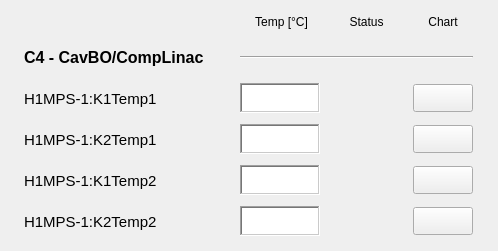
   <widget class="QWidget" name="scrollAreaWidgetContents_19">
    <property name="geometry">
     <rect>
      <x>0</x>
      <y>0</y>
      <width>498</width>
      <height>251</height>
     </rect>
    </property>
    <widget class="QWidget" name="layoutWidget">
     <property name="geometry">
      <rect>
       <x>9</x>
       <y>10</y>
       <width>481</width>
       <height>231</height>
      </rect>
     </property>
     <layout class="QGridLayout" name="gridLayout_5">
      <item row="0" column="1">
       <widget class="PyDMLabel" name="PyDMLabel_56">
        <property name="minimumSize">
         <size>
          <width>0</width>
          <height>24</height>
         </size>
        </property>
        <property name="maximumSize">
         <size>
          <width>16777215</width>
          <height>24</height>
         </size>
        </property>
        <property name="toolTip">
         <string/>
        </property>
        <property name="text">
         <string> Temp [°C]</string>
        </property>
        <property name="alignment">
         <set>Qt::AlignCenter</set>
        </property>
       </widget>
      </item>
      <item row="0" column="2">
       <widget class="PyDMLabel" name="PyDMLabel_57">
        <property name="toolTip">
         <string/>
        </property>
        <property name="text">
         <string>Status</string>
        </property>
        <property name="alignment">
         <set>Qt::AlignCenter</set>
        </property>
       </widget>
      </item>
      <item row="0" column="3">
       <widget class="PyDMLabel" name="PyDMLabel_115">
        <property name="toolTip">
         <string/>
        </property>
        <property name="text">
         <string>Chart</string>
        </property>
        <property name="alignment">
         <set>Qt::AlignCenter</set>
        </property>
       </widget>
      </item>
      <item row="1" column="0">
       <widget class="PyDMLabel" name="PyDMLabel_116">
        <property name="minimumSize">
         <size>
          <width>195</width>
          <height>35</height>
         </size>
        </property>
        <property name="maximumSize">
         <size>
          <width>160</width>
          <height>16777215</height>
         </size>
        </property>
        <property name="font">
         <font>
          <pointsize>12</pointsize>
          <weight>75</weight>
          <bold>true</bold>
         </font>
        </property>
        <property name="toolTip">
         <string/>
        </property>
        <property name="text">
         <string>C4 - CavBO/CompLinac</string>
        </property>
       </widget>
      </item>
      <item row="1" column="1" colspan="3">
       <widget class="Line" name="line_12">
        <property name="sizeIncrement">
         <size>
          <width>0</width>
          <height>0</height>
         </size>
        </property>
        <property name="baseSize">
         <size>
          <width>0</width>
          <height>0</height>
         </size>
        </property>
        <property name="autoFillBackground">
         <bool>false</bool>
        </property>
        <property name="frameShadow">
         <enum>QFrame::Sunken</enum>
        </property>
        <property name="lineWidth">
         <number>1</number>
        </property>
        <property name="midLineWidth">
         <number>0</number>
        </property>
        <property name="orientation">
         <enum>Qt::Horizontal</enum>
        </property>
       </widget>
      </item>
      <item row="2" column="1">
       <widget class="PyDMLabel" name="PyDMLabel_69">
        <property name="enabled">
         <bool>true</bool>
        </property>
        <property name="minimumSize">
         <size>
          <width>80</width>
          <height>30</height>
         </size>
        </property>
        <property name="maximumSize">
         <size>
          <width>80</width>
          <height>30</height>
         </size>
        </property>
        <property name="toolTip">
         <string/>
        </property>
        <property name="accessibleDescription">
         <string/>
        </property>
        <property name="layoutDirection">
         <enum>Qt::LeftToRight</enum>
        </property>
        <property name="autoFillBackground">
         <bool>false</bool>
        </property>
        <property name="styleSheet">
         <string notr="true">background-color: qlineargradient(spread:pad, x1:0, y1:0, x2:1, y2:1, stop:0 rgba(255, 255, 255, 255), stop:1 rgba(255, 255, 255, 255));</string>
        </property>
        <property name="frameShape">
         <enum>QFrame::WinPanel</enum>
        </property>
        <property name="frameShadow">
         <enum>QFrame::Sunken</enum>
        </property>
        <property name="alignment">
         <set>Qt::AlignRight|Qt::AlignTrailing|Qt::AlignVCenter</set>
        </property>
        <property name="channel" stdset="0">
         <string>LA-CN:H1MPS-1:K1Temp1</string>
        </property>
       </widget>
      </item>
      <item row="2" column="2">
       <widget class="QLed" name="ledk1temp1">
        <property name="enabled">
         <bool>true</bool>
        </property>
        <property name="sizePolicy">
         <sizepolicy hsizetype="Maximum" vsizetype="Maximum">
          <horstretch>0</horstretch>
          <verstretch>0</verstretch>
         </sizepolicy>
        </property>
        <property name="minimumSize">
         <size>
          <width>51</width>
          <height>35</height>
         </size>
        </property>
        <property name="maximumSize">
         <size>
          <width>51</width>
          <height>35</height>
         </size>
        </property>
        <property name="toolTip">
         <string/>
        </property>
        <property name="state">
         <bool>false</bool>
        </property>
        <property name="onColor">
         <color>
          <red>0</red>
          <green>140</green>
          <blue>0</blue>
         </color>
        </property>
        <property name="shape">
         <enum>QLed::Circle</enum>
        </property>
       </widget>
      </item>
      <item row="2" column="3">
       <widget class="PyDMPushButton" name="PyDMPushButton_54">
        <property name="minimumSize">
         <size>
          <width>60</width>
          <height>28</height>
         </size>
        </property>
        <property name="maximumSize">
         <size>
          <width>60</width>
          <height>28</height>
         </size>
        </property>
        <property name="toolTip">
         <string/>
        </property>
       </widget>
      </item>
      <item row="3" column="1">
       <widget class="PyDMLabel" name="PyDMLabel_118">
        <property name="enabled">
         <bool>true</bool>
        </property>
        <property name="minimumSize">
         <size>
          <width>80</width>
          <height>30</height>
         </size>
        </property>
        <property name="maximumSize">
         <size>
          <width>80</width>
          <height>30</height>
         </size>
        </property>
        <property name="toolTip">
         <string/>
        </property>
        <property name="accessibleDescription">
         <string/>
        </property>
        <property name="layoutDirection">
         <enum>Qt::LeftToRight</enum>
        </property>
        <property name="autoFillBackground">
         <bool>false</bool>
        </property>
        <property name="styleSheet">
         <string notr="true">background-color: qlineargradient(spread:pad, x1:0, y1:0, x2:1, y2:1, stop:0 rgba(255, 255, 255, 255), stop:1 rgba(255, 255, 255, 255));</string>
        </property>
        <property name="frameShape">
         <enum>QFrame::WinPanel</enum>
        </property>
        <property name="frameShadow">
         <enum>QFrame::Sunken</enum>
        </property>
        <property name="alignment">
         <set>Qt::AlignRight|Qt::AlignTrailing|Qt::AlignVCenter</set>
        </property>
        <property name="channel" stdset="0">
         <string>LA-CN:H1MPS-1:K2Temp1</string>
        </property>
       </widget>
      </item>
      <item row="3" column="2">
       <widget class="QLed" name="ledk2temp1">
        <property name="sizePolicy">
         <sizepolicy hsizetype="Maximum" vsizetype="Maximum">
          <horstretch>0</horstretch>
          <verstretch>0</verstretch>
         </sizepolicy>
        </property>
        <property name="minimumSize">
         <size>
          <width>51</width>
          <height>35</height>
         </size>
        </property>
        <property name="maximumSize">
         <size>
          <width>51</width>
          <height>35</height>
         </size>
        </property>
        <property name="toolTip">
         <string/>
        </property>
        <property name="state">
         <bool>false</bool>
        </property>
        <property name="onColor">
         <color>
          <red>0</red>
          <green>140</green>
          <blue>0</blue>
         </color>
        </property>
        <property name="shape">
         <enum>QLed::Circle</enum>
        </property>
       </widget>
      </item>
      <item row="3" column="3">
       <widget class="PyDMPushButton" name="PyDMPushButton_55">
        <property name="minimumSize">
         <size>
          <width>60</width>
          <height>28</height>
         </size>
        </property>
        <property name="maximumSize">
         <size>
          <width>60</width>
          <height>28</height>
         </size>
        </property>
        <property name="toolTip">
         <string/>
        </property>
       </widget>
      </item>
      <item row="4" column="1">
       <widget class="PyDMLabel" name="PyDMLabel_119">
        <property name="enabled">
         <bool>true</bool>
        </property>
        <property name="minimumSize">
         <size>
          <width>80</width>
          <height>30</height>
         </size>
        </property>
        <property name="maximumSize">
         <size>
          <width>80</width>
          <height>30</height>
         </size>
        </property>
        <property name="toolTip">
         <string/>
        </property>
        <property name="accessibleDescription">
         <string/>
        </property>
        <property name="layoutDirection">
         <enum>Qt::LeftToRight</enum>
        </property>
        <property name="autoFillBackground">
         <bool>false</bool>
        </property>
        <property name="styleSheet">
         <string notr="true">background-color: qlineargradient(spread:pad, x1:0, y1:0, x2:1, y2:1, stop:0 rgba(255, 255, 255, 255), stop:1 rgba(255, 255, 255, 255));</string>
        </property>
        <property name="frameShape">
         <enum>QFrame::WinPanel</enum>
        </property>
        <property name="frameShadow">
         <enum>QFrame::Sunken</enum>
        </property>
        <property name="alignment">
         <set>Qt::AlignRight|Qt::AlignTrailing|Qt::AlignVCenter</set>
        </property>
        <property name="channel" stdset="0">
         <string>LA-CN:H1MPS-1:K1Temp2</string>
        </property>
       </widget>
      </item>
      <item row="4" column="2">
       <widget class="QLed" name="ledk1temp2">
        <property name="sizePolicy">
         <sizepolicy hsizetype="Maximum" vsizetype="Maximum">
          <horstretch>0</horstretch>
          <verstretch>0</verstretch>
         </sizepolicy>
        </property>
        <property name="minimumSize">
         <size>
          <width>51</width>
          <height>35</height>
         </size>
        </property>
        <property name="maximumSize">
         <size>
          <width>51</width>
          <height>35</height>
         </size>
        </property>
        <property name="toolTip">
         <string/>
        </property>
        <property name="state">
         <bool>false</bool>
        </property>
        <property name="onColor">
         <color>
          <red>0</red>
          <green>140</green>
          <blue>0</blue>
         </color>
        </property>
        <property name="shape">
         <enum>QLed::Circle</enum>
        </property>
       </widget>
      </item>
      <item row="4" column="3">
       <widget class="PyDMPushButton" name="PyDMPushButton_56">
        <property name="minimumSize">
         <size>
          <width>60</width>
          <height>28</height>
         </size>
        </property>
        <property name="maximumSize">
         <size>
          <width>60</width>
          <height>28</height>
         </size>
        </property>
        <property name="toolTip">
         <string/>
        </property>
       </widget>
      </item>
      <item row="5" column="1">
       <widget class="PyDMLabel" name="PyDMLabel_71">
        <property name="enabled">
         <bool>true</bool>
        </property>
        <property name="minimumSize">
         <size>
          <width>80</width>
          <height>30</height>
         </size>
        </property>
        <property name="maximumSize">
         <size>
          <width>80</width>
          <height>30</height>
         </size>
        </property>
        <property name="toolTip">
         <string/>
        </property>
        <property name="accessibleDescription">
         <string/>
        </property>
        <property name="layoutDirection">
         <enum>Qt::LeftToRight</enum>
        </property>
        <property name="autoFillBackground">
         <bool>false</bool>
        </property>
        <property name="styleSheet">
         <string notr="true">background-color: qlineargradient(spread:pad, x1:0, y1:0, x2:1, y2:1, stop:0 rgba(255, 255, 255, 255), stop:1 rgba(255, 255, 255, 255));</string>
        </property>
        <property name="frameShape">
         <enum>QFrame::WinPanel</enum>
        </property>
        <property name="frameShadow">
         <enum>QFrame::Sunken</enum>
        </property>
        <property name="alignment">
         <set>Qt::AlignRight|Qt::AlignTrailing|Qt::AlignVCenter</set>
        </property>
        <property name="channel" stdset="0">
         <string>LA-CN:H1MPS-1:K2Temp2</string>
        </property>
       </widget>
      </item>
      <item row="5" column="2">
       <widget class="QLed" name="ledk2temp2">
        <property name="enabled">
         <bool>true</bool>
        </property>
        <property name="sizePolicy">
         <sizepolicy hsizetype="Maximum" vsizetype="Maximum">
          <horstretch>0</horstretch>
          <verstretch>0</verstretch>
         </sizepolicy>
        </property>
        <property name="minimumSize">
         <size>
          <width>51</width>
          <height>35</height>
         </size>
        </property>
        <property name="maximumSize">
         <size>
          <width>51</width>
          <height>35</height>
         </size>
        </property>
        <property name="toolTip">
         <string/>
        </property>
        <property name="state">
         <bool>false</bool>
        </property>
        <property name="onColor">
         <color>
          <red>0</red>
          <green>140</green>
          <blue>0</blue>
         </color>
        </property>
        <property name="shape">
         <enum>QLed::Circle</enum>
        </property>
       </widget>
      </item>
      <item row="5" column="3">
       <widget class="PyDMPushButton" name="PyDMPushButton_57">
        <property name="minimumSize">
         <size>
          <width>60</width>
          <height>28</height>
         </size>
        </property>
        <property name="maximumSize">
         <size>
          <width>60</width>
          <height>28</height>
         </size>
        </property>
        <property name="toolTip">
         <string/>
        </property>
       </widget>
      </item>
      <item row="3" column="0">
       <widget class="PyDMLabel" name="PyDMLabel_117">
        <property name="minimumSize">
         <size>
          <width>172</width>
          <height>35</height>
         </size>
        </property>
        <property name="maximumSize">
         <size>
          <width>172</width>
          <height>16777215</height>
         </size>
        </property>
        <property name="font">
         <font>
          <pointsize>11</pointsize>
         </font>
        </property>
        <property name="toolTip">
         <string/>
        </property>
        <property name="text">
         <string>H1MPS-1:K2Temp1</string>
        </property>
       </widget>
      </item>
      <item row="2" column="0">
       <widget class="PyDMLabel" name="PyDMLabel_70">
        <property name="minimumSize">
         <size>
          <width>172</width>
          <height>0</height>
         </size>
        </property>
        <property name="maximumSize">
         <size>
          <width>172</width>
          <height>16777215</height>
         </size>
        </property>
        <property name="font">
         <font>
          <pointsize>11</pointsize>
         </font>
        </property>
        <property name="toolTip">
         <string/>
        </property>
        <property name="text">
         <string>H1MPS-1:K1Temp1</string>
        </property>
       </widget>
      </item>
      <item row="5" column="0">
       <widget class="PyDMLabel" name="pvk1temp2_2">
        <property name="minimumSize">
         <size>
          <width>190</width>
          <height>35</height>
         </size>
        </property>
        <property name="maximumSize">
         <size>
          <width>190</width>
          <height>35</height>
         </size>
        </property>
        <property name="baseSize">
         <size>
          <width>0</width>
          <height>0</height>
         </size>
        </property>
        <property name="font">
         <font>
          <pointsize>11</pointsize>
         </font>
        </property>
        <property name="toolTip">
         <string>&lt;html&gt;&lt;head/&gt;&lt;body&gt;&lt;p align=&quot;center&quot;&gt;&lt;br/&gt;&lt;/p&gt;&lt;/body&gt;&lt;/html&gt;</string>
        </property>
        <property name="layoutDirection">
         <enum>Qt::LeftToRight</enum>
        </property>
        <property name="autoFillBackground">
         <bool>false</bool>
        </property>
        <property name="styleSheet">
         <string notr="true">color:black(52, 101, 164)</string>
        </property>
        <property name="text">
         <string>H1MPS-1:K2Temp2</string>
        </property>
        <property name="alignment">
         <set>Qt::AlignLeading|Qt::AlignLeft|Qt::AlignVCenter</set>
        </property>
        <property name="margin">
         <number>0</number>
        </property>
       </widget>
      </item>
      <item row="4" column="0">
       <widget class="PyDMLabel" name="pvk1temp2_3">
        <property name="minimumSize">
         <size>
          <width>190</width>
          <height>35</height>
         </size>
        </property>
        <property name="maximumSize">
         <size>
          <width>190</width>
          <height>35</height>
         </size>
        </property>
        <property name="baseSize">
         <size>
          <width>0</width>
          <height>0</height>
         </size>
        </property>
        <property name="font">
         <font>
          <pointsize>11</pointsize>
         </font>
        </property>
        <property name="toolTip">
         <string>&lt;html&gt;&lt;head/&gt;&lt;body&gt;&lt;p align=&quot;center&quot;&gt;&lt;br/&gt;&lt;/p&gt;&lt;/body&gt;&lt;/html&gt;</string>
        </property>
        <property name="layoutDirection">
         <enum>Qt::LeftToRight</enum>
        </property>
        <property name="autoFillBackground">
         <bool>false</bool>
        </property>
        <property name="styleSheet">
         <string notr="true">color:black(52, 101, 164)</string>
        </property>
        <property name="text">
         <string>H1MPS-1:K1Temp2</string>
        </property>
        <property name="alignment">
         <set>Qt::AlignLeading|Qt::AlignLeft|Qt::AlignVCenter</set>
        </property>
        <property name="margin">
         <number>0</number>
        </property>
       </widget>
      </item>
     </layout>
    </widget>
   </widget>
